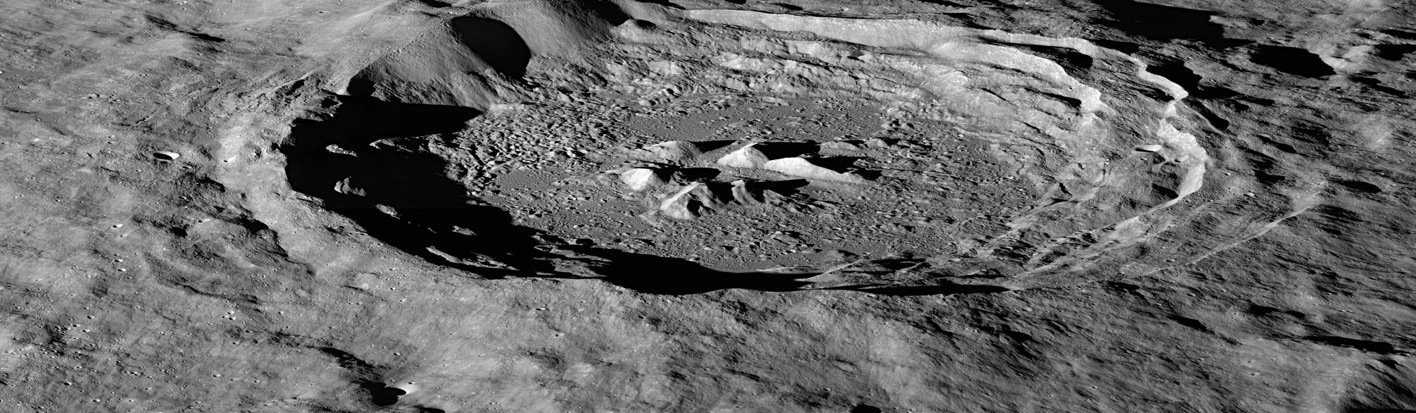
#> input picture Software/capture.jpg, 1416 x 413 px
$ python -i terrain_analyzer.py   (imports and definitions only)   (older library calls are emulated)
#> lines starting #> are read from the running program, lines starting #| are printed output that depends on the picture
#> further down, picture is the input picture: shape (413, 1416, 3); min 0, max 255, mean 104.5
"""
Terrain Analysis Module
Detects craters and selects a 15x15 km landing site
for a 364x210 image covering 130x75 km
"""

import cv2
import numpy as np
from typing import List, Dict, Optional


class TerrainAnalyzer:

    # image size
    IMAGE_WIDTH = 364
    IMAGE_HEIGHT = 210

    # map size
    AREA_WIDTH_KM = 130
    AREA_HEIGHT_KM = 75

    # landing zone
    LANDING_SIZE_KM = 15

    def __init__(self):

        self.km_per_pixel_x = self.AREA_WIDTH_KM / self.IMAGE_WIDTH
        self.km_per_pixel_y = self.AREA_HEIGHT_KM / self.IMAGE_HEIGHT

        self.landing_px = int(self.LANDING_SIZE_KM / self.km_per_pixel_x)

    def preprocess_image(self, image: np.ndarray) -> np.ndarray:

        gray = cv2.cvtColor(image, cv2.COLOR_BGR2GRAY)

        gray = cv2.equalizeHist(gray)
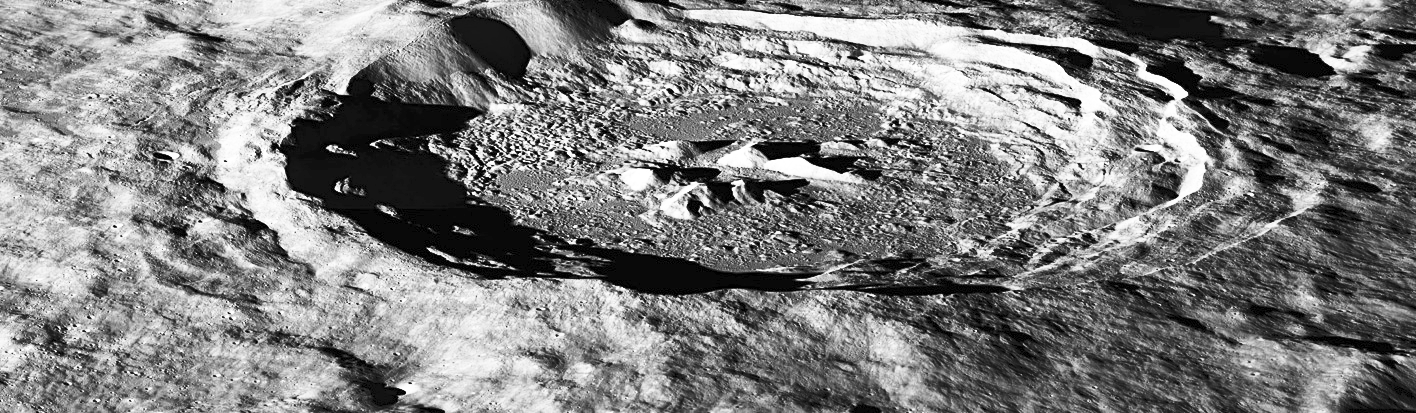
#> gray: shape (413, 1416); min 0, max 255, mean 126.3

        blurred = cv2.GaussianBlur(gray, (5, 5), 0)
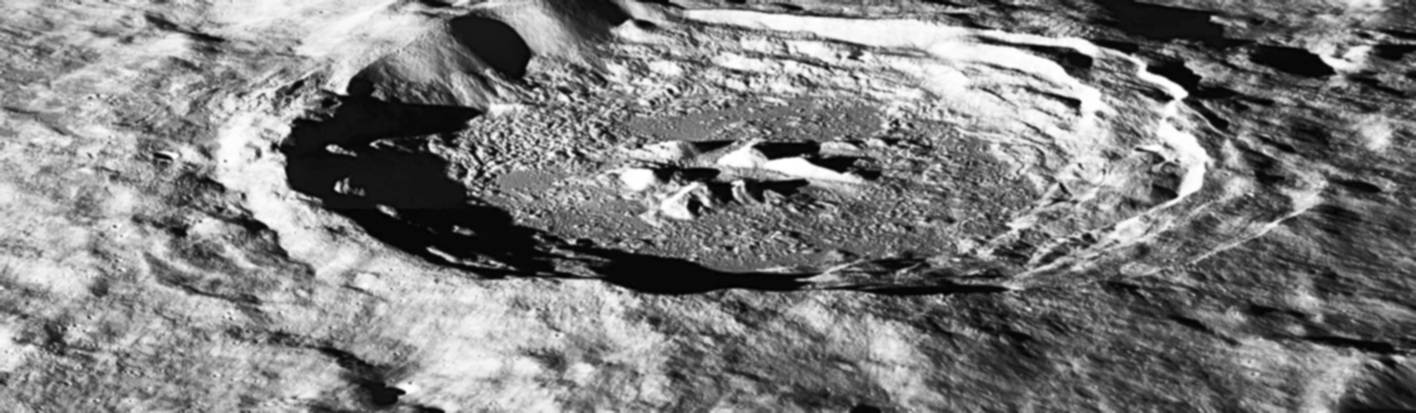
#> blurred: shape (413, 1416); min 2, max 255, mean 126.3

        return blurred

    # [162 lines left out: functions compute_gradient, find_flat_areas, select_best_landing_site, find_craters, calculate_navigation, not called in this run]

>>> import cv2
>>> picture = cv2.imread('capture.jpg')
>>> result = TerrainAnalyzer().preprocess_image(picture)
